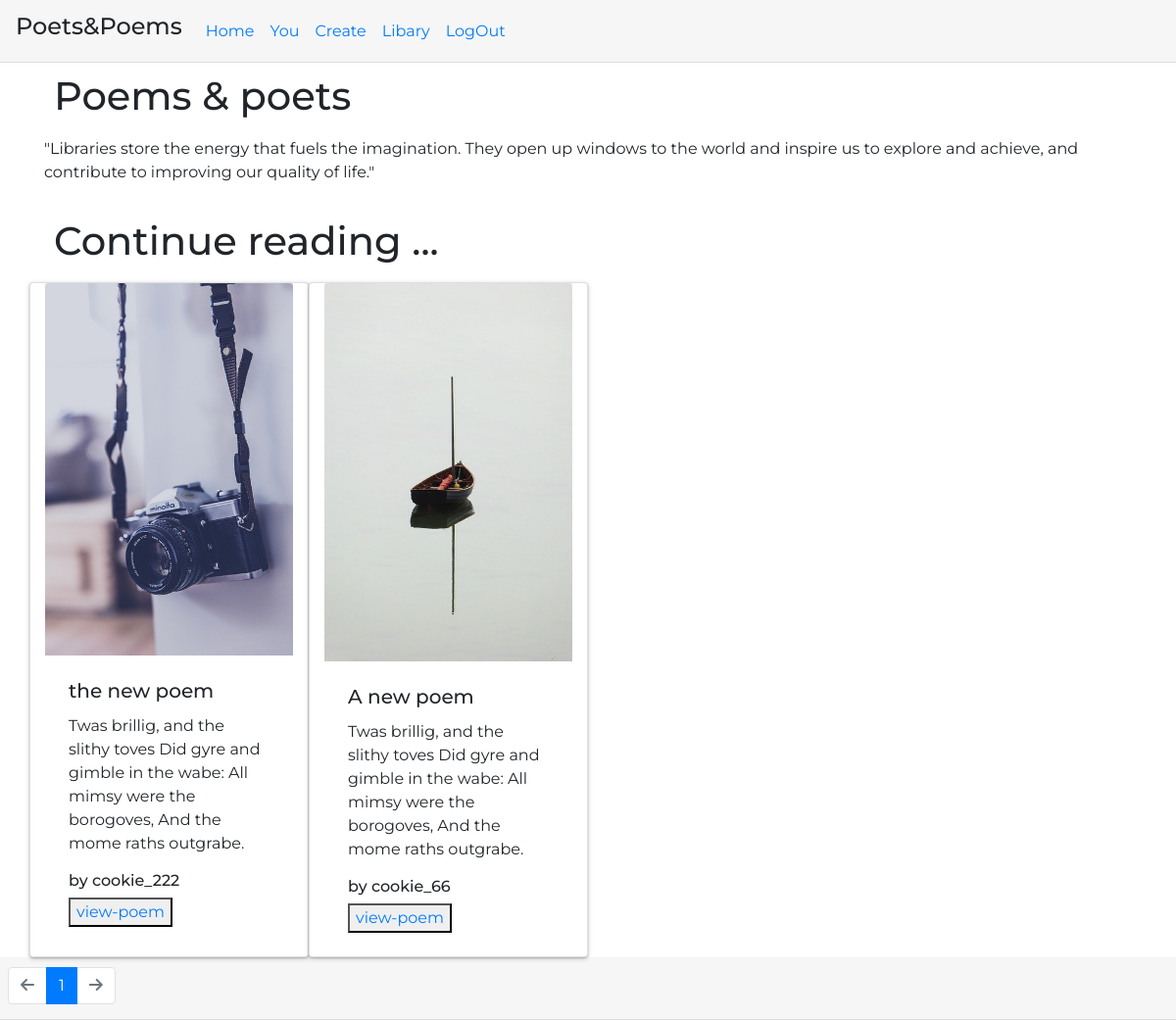
Page /library (signed in) on the committed database.
### poems/models.py (models this page shows)
class Library(models.Model):
    user = models.ForeignKey(User,on_delete=models.CASCADE,related_name='library')
    poem = models.ForeignKey(Poem,on_delete=models.CASCADE)
    added_on =  models.DateTimeField(auto_now_add=True)

class Poem(models.Model):
    user = models.ForeignKey(User,on_delete=models.CASCADE,related_name='poems')
    title = models.CharField(blank=True,default='The Untitled Poem',max_length=30)
    discription = models.TextField(blank=True)
    content = models.TextField()
    cover_image =  models.ImageField(upload_to='images/',default='images/stock.jpg')
    published = models.BooleanField(default=False)
    created_on =  models.DateTimeField(auto_now_add=True)

class User(AbstractUser):
    pass

### poems/views.py (the view)
# urls.py: path("library",views.library_view,name="library_view"),
@login_required
def library_view(request):
    poems = Library.objects.all().filter(user=request.user).order_by('-added_on')
    nav  = True if len(poems) !=0 else False
    return render(request,'poems/library.html',{'posts':pignate(request,poems),'nav':nav})

### poems/views.py (called while the page is built)
def pignate(request,posts):
    page = request.GET.get('page',1)
    paginator = Paginator(posts,10)
    try:
        post_page = paginator.page(page)
    except PageNotAnInteger:
        post_page  = paginator.page(1)
    except EmptyPage:
        post_page = paginator.page(paginator.num_pages)
    return post_page

### poems/templates/poems/library.html (shortened to what this page needs)
{% extends "poems/layout.html" %}
{% block body %}
    <div class="container-xl container-lg container-md container-sm">
        <h1  class='opening'style="padding: 10px;">Poems & poets</h1>
        <div class="login-quote">
            "Libraries store the energy that fuels the imagination.
            They open up windows to the world and inspire us to explore and achieve,
            and contribute to improving our quality of life."
        </div>
        <h1 style="padding: 10px;">Continue reading ...</h1>
        <div class="row">
            {% for i in posts %}
            <div class="card col-xl-3 col-lg-4 col-md-6 col-sm-6">
                <img src="{{i.poem.cover_image.url}}" class="card-img-top" alt="{{i.poem.title}}">
                <div class="card-body">
                  <h5 class="card-title">{{i.poem.title}}</h5>
                  <p class="card-text">{{i.poem.discription}}</p>
                  <h6>by {{i.poem.user.username}}</h6>
                  <button class="cus-button-2"><a href="{% url 'poem_view' i.poem.pk %}" >view-poem</a></button>
                </div>
              </div>
            {% empty %}
              <h2 style="padding-top: 10px;">Your library is yet to be stocked!</h2>
            {% endfor %}
        </div>
    </div>
    {% if nav %}
    <nav style="padding-top: 10px;">
        <ul class="pagination">
        {% if posts.has_previous %}
            <li class="page-item">
                <a href ="?page={{ posts.previous_page_number}}" class="page-link">Previous</a>
            </li>
        {% else %}
            <li class="page-item disabled">
                <span class="page-link"><i class="fas fa-arrow-left"></i></span>
            </li>
        {% endif %}
        {% for i in posts.paginator.page_range %}
            {% if i == posts.number %}
                <li class="page-item active">
                <span class="page-link">
                  {{ i }}
                </span>
                </li>
            {% else %}
                <li class="page-item"><a class="page-link" href="?page={{ i }}">{{ i }}</a></li>
            {% endif %}
        {% endfor %}
        {% if posts.has_next %}
            <li class="page-item">
                <a href ="?page={{ posts.next_page_number }}" class="page-link">Next</a>
            </li>
        {% else %}
            <li class="page-item disabled">
                <span class="page-link"><i class="fas fa-arrow-right"></i></span>
            </li>
        {% endif %}
        </ul>
    </nav>
    {% endif %}
{% endblock %}

### poems/static/poems/styles.css (style rules this page uses)
nav { font-family: 'Montserrat', sans-serif; border-bottom: 1px solid #ddd; padding: 0.5em; height: 8vh; background-color: #F6F6F6; }
.login-quote { padding-bottom: 1.5rem; }
.card { box-shadow: 0 1px 2px 0 rgba(0, 0, 0, 0.2), 0 1.5px 5px 0 rgba(0, 0, 0, 0.19); }
.card-body { padding: 1.5rem; }
body { font-family: 'Montserrat', sans-serif; }

### rows in the picture
Library: poem.cover_image (picture), poem "the new poem", poem.discription "Twas brillig, and the slithy toves Did gyre and gimble in the wabe: All mimsy were the borogoves, And the mome raths outgrabe.", poem.user.username "cookie_222"
Library: poem.cover_image (picture), poem "A new poem", poem.discription "Twas brillig, and the slithy toves Did gyre and gimble in the wabe: All mimsy were the borogoves, And the mome raths outgrabe.", poem.user.username "cookie_66"

### other values in the picture
{{ i }} "1"
